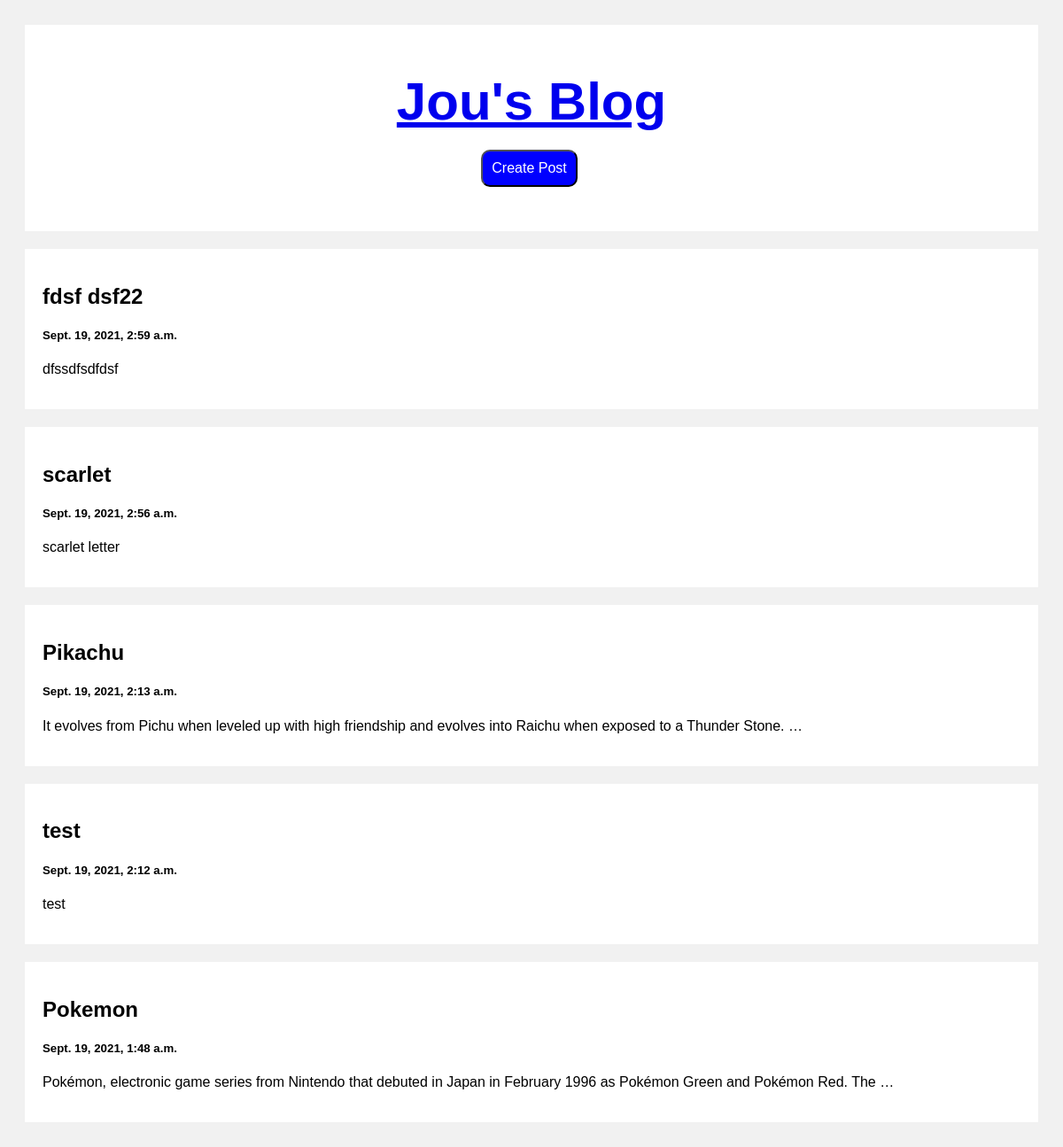
Before: / with the older database file.
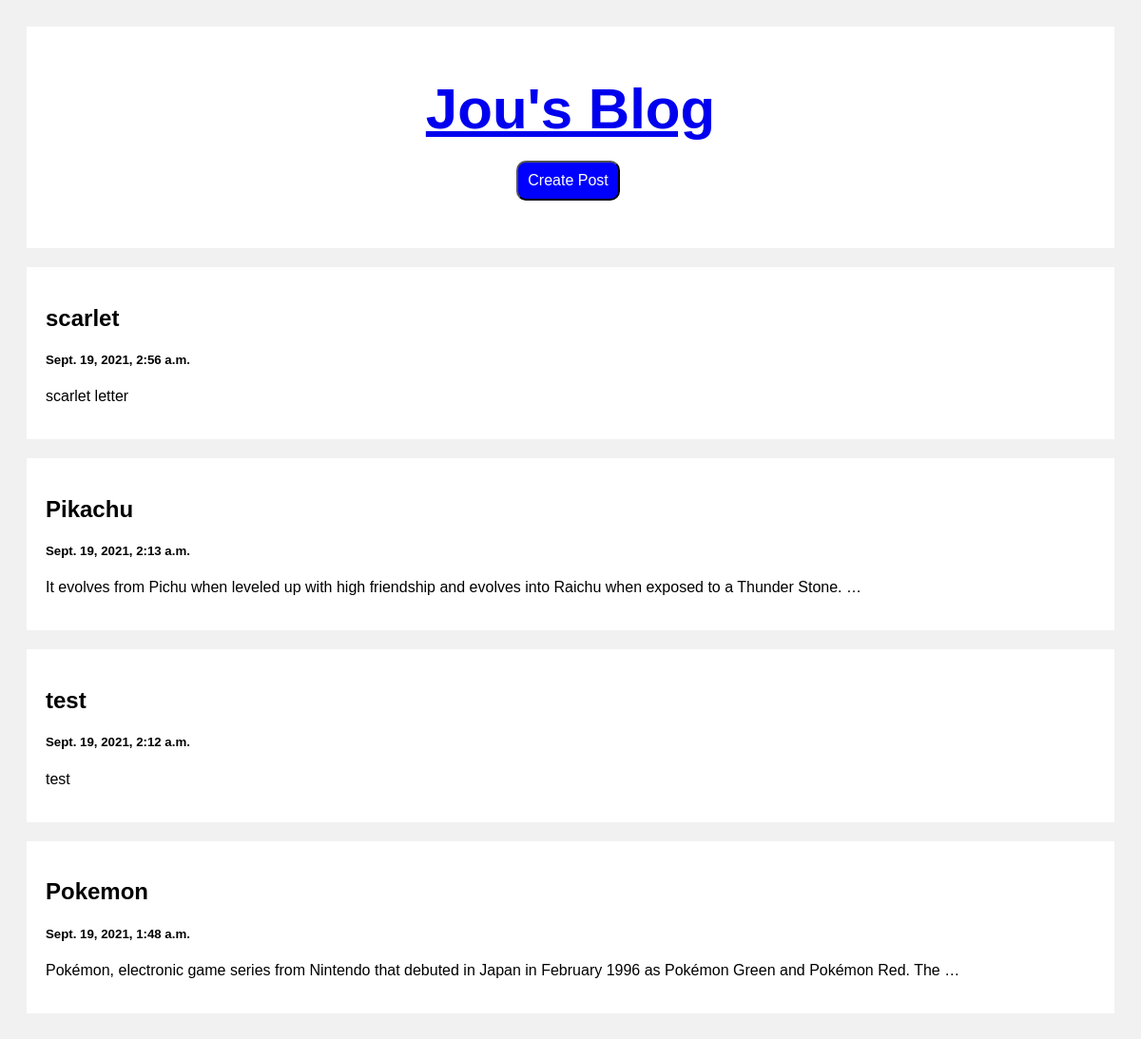
After: the same page with the newer database file.
### post/models.py (models this page shows, shortened)
class Post(models.Model):
    title = models.CharField(max_length=100)
    body = models.CharField(max_length=1000000)
    created_at = models.DateTimeField(default=datetime.now, blank=True)

### post/views.py (the view)
# urls.py: path('', views.index, name='index'),
def index(request):
    posts = Post.objects.all()
    return render(request, 'post/index.html', {'posts': posts})

### post/templates/post/index.html
{% extends './base.html' %}
{% block content %}
<div class="row">
  <div class="leftcolumn">
    {% for post in posts reversed %}
    <div class="card">
      <a style="text-decoration: none; color: black;" href="/post/{{post.id}}">
        <h2>{{post.title}}</h2>
        <h5>{{post.created_at}}</h5>
        <p>{{post.body|truncatewords:20}}</p>
      </a>
    </div>
    {% endfor %}
  </div>
</div>
{% endblock %}

Changed rows visible on the page:
removed Post: title "fdsf dsf22", created_at "Sept. 19, 2021, 2:59 a.m.", body "dfssdfsdfdsf"
